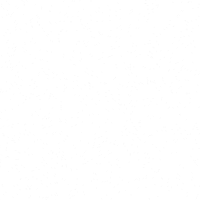
Frame 1 (no input)
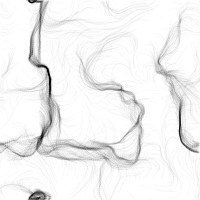
Frame 60 (no input)
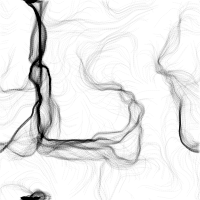
Frame 120 (the mouse pressed at the canvas centre since frame 60)

The p5.js sketch that drew these frames (run headless with seeded random() and noise() and a simulated clock; from frame 60 on, the mouse is pressed at the canvas centre):

// p5.js sketch
// ── sketch.js
function preload(){
  // preload assets
}

var inc = 0.1;
var scl = 10;
var cols , rows;
var canvasWidth = 200;
var canvasHeight = 200;
var flowfield ;

var zoff = 0;


var particles = [ ];

function Particle () {
  this.pos = createVector ( random( canvasWidth ) , random( canvasHeight) );
  this.vel = createVector ( 0 , 0 );
  this.acc = createVector ( 0 , 0 );
  this.maxspeed = 2;

  this.prevPos = this.pos.copy();

  this.update = function () {
    this.vel.add ( this.acc );
    this.vel.limit( this.maxspeed )
    this.pos.add ( this.vel );
    this.acc.mult ( 0 );
  }

  this.follow = function ( vectors ) {
    var x = floor ( this.pos.x / scl );
    var y = floor ( this.pos.y / scl );
    var index = x + y * cols;
    var force = vectors [ index ];
    this.applyForce ( force );
  }

  this.applyForce = function ( force ) {
    this.acc.add ( force );
  }


  this.updatePrev = function() {
    this.prevPos.x = this.pos.x;
    this.prevPos.y = this.pos.y;
  }

  this.edges = function ( ){
    if ( this.pos.x > canvasWidth ) {
      this.pos.x = 0;
      this.updatePrev();
    }
    if ( this.pos.x < 0 ) {
      this.pos.x = canvasWidth;
      this.updatePrev();
    }
    if ( this.pos.y > canvasHeight ) {
      this.pos.y = 0;
      this.updatePrev();
    }
    if ( this.pos.y < 0 ) {
      this.pos.y = canvasHeight;
      this.updatePrev();
    }
  }

  this.show = function () {
    stroke ( 0 , 5 );
    strokeWeight( 1 );
    line( this.pos.x , this.pos.y , this.prevPos.x , this.prevPos.y );
    this.updatePrev();
  }

}


function setup() {

  var cnv = createCanvas ( canvasWidth , canvasHeight );
  var cnvx = ( windowWidth - canvasWidth ) / 2
  var cnvy = ( windowHeight - canvasHeight ) / 2;
  cnv.position ( cnvx , cnvy );
  

  cols = floor ( width / scl );
  rows = floor ( height / scl );

  particles [ 0 ] = new Particle ( );

  for ( var i = 0 ; i < 1000 ; i ++ ) {
    particles [ i ] = new Particle ( );
  }

  flowfield = new Array ( cols * rows );

  background(255)
 
}

function draw() {

  var yoff = 0;
  for ( var y = 0 ; y < rows ; y ++ ) {
    var xoff = 0;
    for ( var x = 0 ; x < cols ; x ++) {
      var index = x + y * cols ;
      var angle = noise ( xoff , yoff , zoff ) * TWO_PI * 4;
      var v = p5.Vector.fromAngle ( angle );
      v.setMag ( 1 );
      flowfield [ index ] = v;
      xoff += inc;
      stroke ( 220, 220, 220 );
      //strokeWeight ( 1 );
      //push ( );
      //translate ( x * scl , y * scl );
      //rotate ( v.heading ( ) );
      //line ( 0 , 0 , scl , 0 );
      //pop ( );
    
    }
    yoff += inc;

    zoff += 0.0003;
  }

  for ( var i = 0 ; i < particles.length ; i ++ ) {
    particles[ i ].follow ( flowfield );
    particles[ i ].update ( );
    particles[ i ].edges ( );
    particles[ i ].show ( );
  }

  
}
